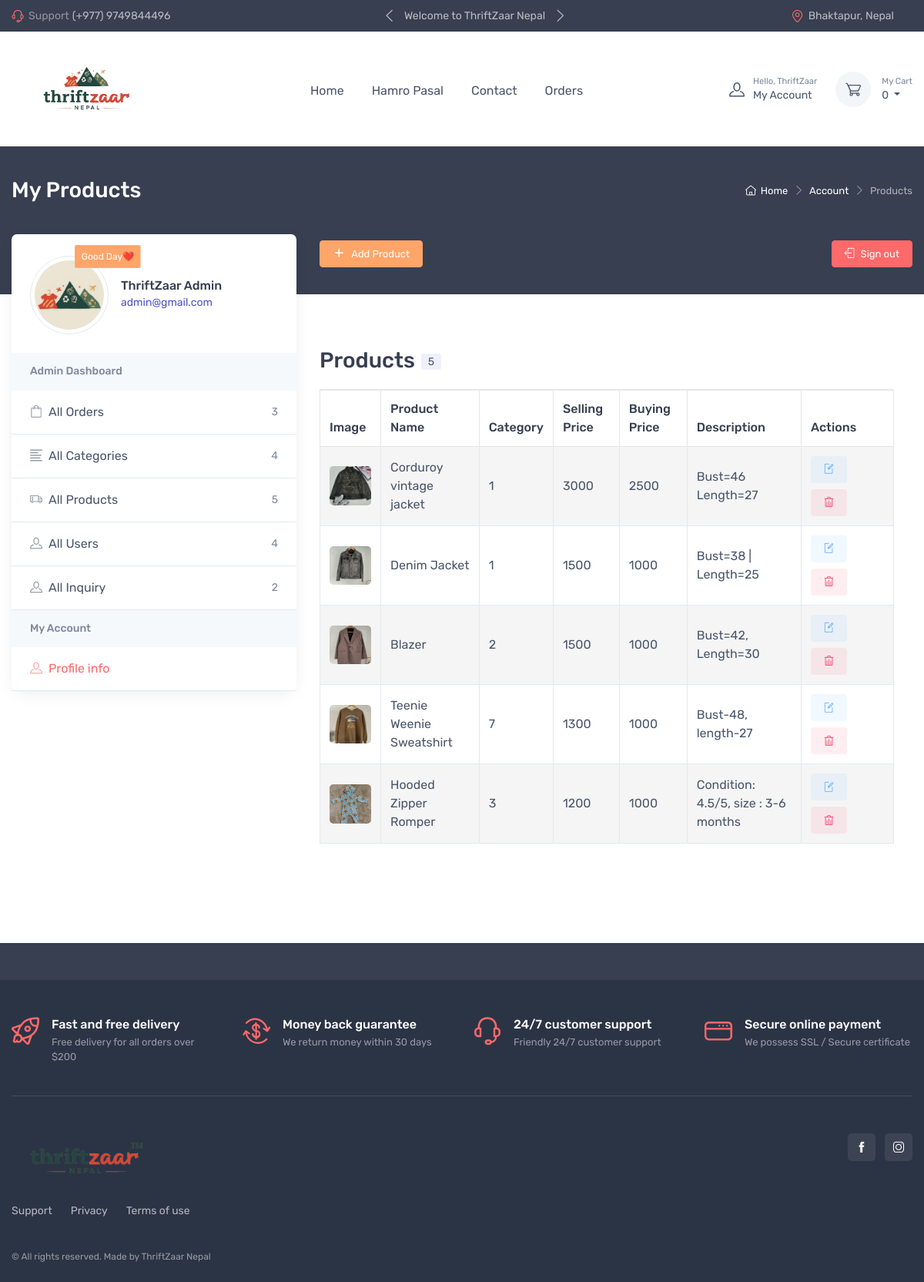
Screenshot of /admin-products.php (signed in) with the database file from the repository.
### tables this page shows
CREATE TABLE `products` (
  `p_id` int(11) NOT NULL,
  `p_name` text DEFAULT NULL,
  `buying_price` int(11) NOT NULL,
  `selling_price` int(11) NOT NULL,
  `description` text NOT NULL,
  `photos` text NOT NULL,
  `c_id` int(11) NOT NULL DEFAULT 1,
  `user_id` int(11) NOT NULL DEFAULT 1
);

### modules/config.php (called while the page is built, shortened)
<?php
$conn = mysqli_connect("localhost", "root", "", "thriftzaar");
function url($path)
{
    return BASE_URL . $path;
}
function short_words($text, $limit = 15)
{
    $words = explode(' ', $text);
    if (count($words) <= $limit) {
        return $text;
    }
    return implode(' ', array_slice($words, 0, $limit)) . '...';
}
function get_product_thumb($json)
{
    $img = "uploads/default.png";
    $photos = json_decode($json);
    return $photos[0]->thumb;
}
function db_select($table_name, $condition = NULL, $order_by = NULL)
{
    $sql = "SELECT * FROM $table_name";
    if ($condition != NULL) {
        $sql .= " WHERE $condition";
    }
    global $conn;
    $res = $conn->query($sql);
    $rows = [];
    while ($row = $res->fetch_assoc()) {
        $rows[] = $row;
    }
    return $rows;
}

### admin-products.php (the view, shortened to what this page needs)
<?php
require_once("./modules/config.php");
$products = db_select("products", '1 ORDER BY c_id DESC');
require_once("./layouts/header.php");
?>
<div class="page-title-overlap bg-dark pt-4">
    <div class="container d-lg-flex justify-content-between py-2 py-lg-3">
        <div class="order-lg-2 mb-3 mb-lg-0 pt-lg-2">
            <nav aria-label="breadcrumb">
                <ol class="breadcrumb breadcrumb-light flex-lg-nowrap justify-content-center justify-content-lg-start">
                    <li class="breadcrumb-item"><a class="text-nowrap" href="index-2.html"><i
                                class="ci-home"></i>Home</a></li>
                    <li class="breadcrumb-item text-nowrap"><a href="#">Account</a>
                    </li>
                    <li class="breadcrumb-item text-nowrap active" aria-current="page">Products</li>
                </ol>
            </nav>
        </div>
        <div class="order-lg-1 pe-lg-4 text-center text-lg-start">
            <h1 class="h3 text-light mb-0">My Products</h1>
        </div>
    </div>
</div>
<div class="container pb-5 mb-2 mb-md-4">
    <div class="row">
        <?php require_once("./layouts/account-sidebar.php"); ?>
        <section class="col-lg-8">
            <div class="d-flex justify-content-between align-items-center pt-lg-2 pb-4 pb-lg-5 mb-lg-3">
                <a class="btn btn-warning btn-sm d-none d-lg-inline-block" href="<?= url("/admin-products-add.php") ?>">
                    <i class="fa-solid fa-plus me-2"></i>Add Product </a>
                <a class="btn btn-primary btn-sm d-none d-lg-inline-block" href="<?= url("/logout.php") ?>"><i
                        class="ci-sign-out me-2"></i>Sign out</a>
            </div>
            <section class="pt-lg-4 pb-4 mb-3">
                <div class="pt-2 px-4 ps-lg-0 pe-xl-5">
                    <div class="d-sm-flex flex-wrap justify-content-between align-items-center border-bottom">
                        <h2 class="h3 py-2 me-2 text-center text-sm-start">Products<span
                                class="badge bg-faded-accent fs-sm text-body align-middle ms-2"><?= count($products) ?></span>
                        </h2>
                    </div>
                    <div class="table-responsive">
                        <table class="table table-bordered table-striped align-middle">
                            <thead class="table-light <?php echo $products ? '' : 'd-none'; ?>">
                                <tr>
                                    <th>Image</th>
                                    <th>Product Name</th>
                                    <th>Category</th>
                                    <th>Selling Price</th>
                                    <th>Buying Price</th>
                                    <th>Description</th>
                                    <th width="120">Actions</th>
                                </tr>
                            </thead>
                            <tbody>
                                <?php
                                if ($products) {
                                    foreach ($products as $product) { ?>
                                        <tr>
                                            <td>
                                                <img src="<?= get_product_thumb($product['photos']) ?>" width="80" height="60"
                                                    style="object-fit:cover" class="rounded img-fluid">
                                            </td>
                                            <td><?= $product['p_name'] ?></td>
                                            <td><?= $product['c_id'] ?></td>
                                            <td><?= $product['selling_price'] ?></td>
                                            <td><?= $product['buying_price'] ?></td>
                                            <td><?= short_words($product['description'], 20) ?></td>
                                            <td>
                                                <a href="update-product.php?id=<?= $product['p_id'] ?>">
                                                    <button class="btn btn-sm bg-faded-info me-1" data-bs-toggle="tooltip"
                                                        title="Edit">
                                                        <i class="ci-edit text-info"></i>
                                                    </button>
                                                </a>
                                                <button class="btn btn-sm bg-faded-danger delete-btn mt-2"
                                                    data-id="<?= $product['p_id'] ?>" data-table="products"
                                                    data-bs-toggle="tooltip" title="Delete">
                                                    <i class="ci-trash text-danger"></i>
                                                </button>
                                            </td>
                                        </tr>
                                    <?php }
                                } else {
                                    require_once("nothing-here.php");
                                } ?>
                            </tbody>
                        </table>
                    </div>
                </div>
            </section>
        </section>
    </div>
</div>
<?php
require_once("./layouts/footer.php");
?>

### rows the page displays
products: shows a picture, p_name "Corduroy vintage jacket", c "1", selling_price "3000", buying_price "2500", description "Bust=46 Length=27"
products: shows a picture, p_name "Denim Jacket", c "1", selling_price "1500", buying_price "1000", description "Bust=38 | Length=25"
products: shows a picture, p_name "Blazer", c "2", selling_price "1500", buying_price "1000", description "Bust=42, Length=30"
products: shows a picture, p_name "Teenie Weenie Sweatshirt", c "7", selling_price "1300", buying_price "1000", description "Bust-48, length-27"
products: shows a picture, p_name "Hooded Zipper Romper", c "3", selling_price "1200", buying_price "1000", description "Condition: 4.5/5, size : 3-6 months"

### other values shown
$_SESSION['user']['first_name'] "ThriftZaar"
$cart_total "0"
$_SESSION['user']['last_name'] "Admin"
$_SESSION['user']['email'] "admin@gmail.com"
count($orders) "3"
count($categories) "4"
count($products) "5"
count($users) "4"
count($inquiries) "2"
